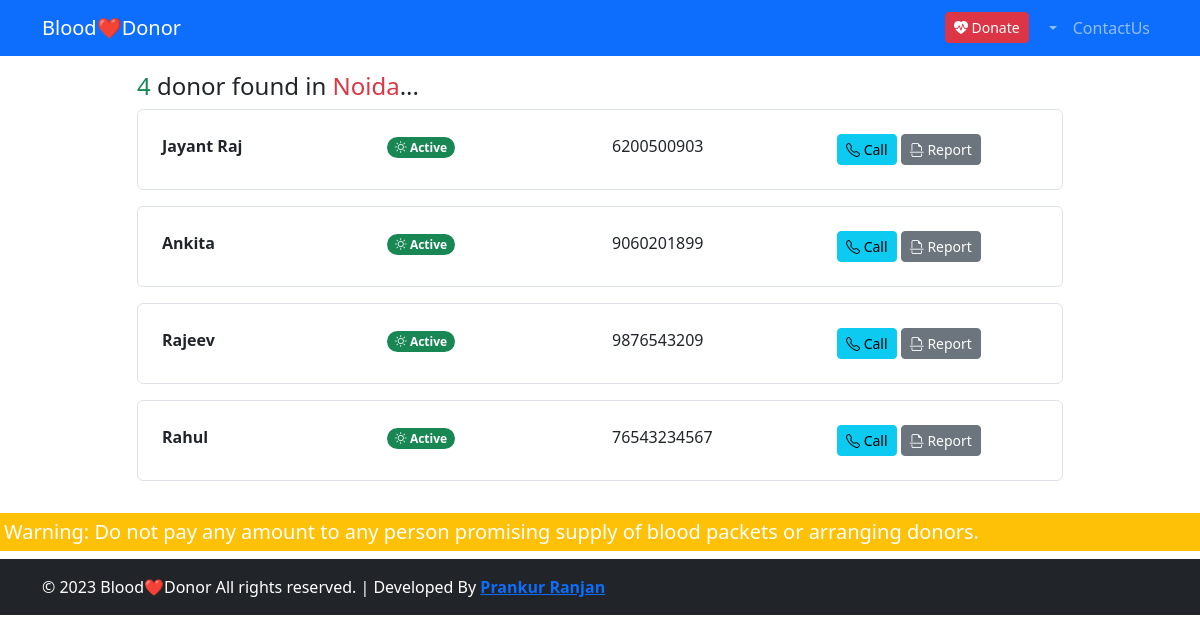
Screenshot of /search-donor/AB+/noida/ (signed in) with the database file from the repository.
### donor/models.py (models this page shows)
class Donor(models.Model):
    name = models.CharField(max_length=100)
    blood_group = models.CharField(max_length=10, choices=BLOOD_GROUP)
    user = models.ForeignKey(User, blank=True, null=True, on_delete=models.SET_NULL)
    email = models.EmailField(max_length=100, blank=True, null=True)
    contact = models.IntegerField()
    city = models.CharField(max_length=100)
    status = models.CharField(max_length=100, default="Active", choices=(("Active", 'Active'), ("Inactive", "Inactive")))

### donor/views.py (the view, shortened to what this page needs)
# urls.py: path("search-donor/<str:blood_group>/<str:city>/", SearchDonor.as_view(), name="search-donor"),
class SearchDonor(BaseView):
    def get(self, request, *args, **kwargs):
        blood_group = kwargs.get("blood_group")
        city = kwargs.get("city")
        donors = Donor.objects.filter(blood_group=blood_group, city=city.lower()).exclude(status="Inactive")
        return render(request, "search-donor.html", {
            'donors': donors
        })

### donor/views.py (called while the page is built)
    def dispatch(self, request, *args, **kwargs):
        if not request.user.is_authenticated:
            return redirect("login")
        return super().dispatch(request, *args, **kwargs)

### donor/templates/search-donor.html (shortened to what this page needs)
{% extends 'base.html' %}
{% block body %}
<div class="container">
    <div class="row mt-3">
        <div class="col-lg-10 mx-auto">
            <h4><span class="text-success">{{donors.count}}</span> donor found in <span class="text-danger">{{donors.first.city|capfirst}}</span>...</h4>
            {% for donor in donors %}
            <div class="list-group">
                <div class="list-group-item p-4 mb-3 list-group-item-action">
                    <div class="row">
                        <div class="col-3">
                            <strong>{{donor.name}}</strong>
                        </div>
                        <div class="col-3">
                            <span class="badge bg-success rounded-pill"><i class="bi bi-brightness-high"></i> Active</span>
                        </div>
                        <div class="col-3">
                            {{donor.contact}}
                        </div>
                        <div class="col-3">
                            <a href="tel:+91{{donor.contact}}" class="btn btn-sm btn-info"><i class="bi bi-telephone"></i> Call</a>
                            <a href="" class="btn btn-sm btn-secondary"><i class="bi bi-file-earmark-break"></i> Report</a>
                        </div>
                    </div>
                </div>
            </div>
            {% endfor %}
        </div>
    </div>
</div>
{% endblock body %}

### rows the page displays
Donor: first.city "Noida", name "Jayant Raj", contact "6200500903"
Donor: name "Ankita", contact "9060201899"
Donor: name "Rajeev", contact "9876543209"
Donor: name "Rahul", contact "76543234567"

### other values shown
{{ donors.count }} "4"
